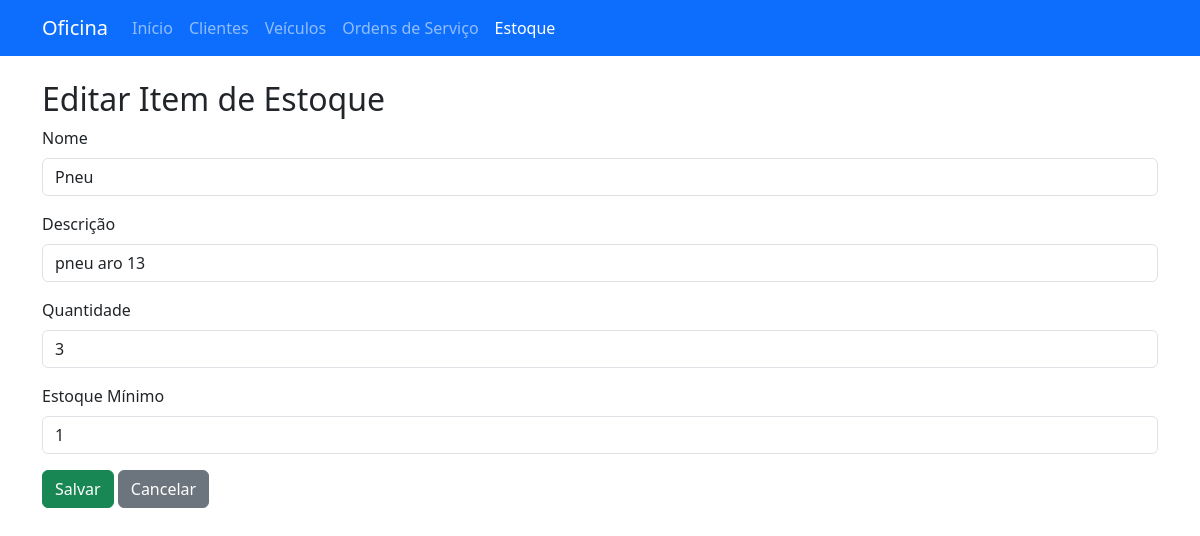
/estoque/editar/1, run on the app's committed database.
### models.py (models this page shows)
class ItemEstoque(db.Model):
    __tablename__ = "item_estoque"
    id = db.Column(db.Integer, primary_key=True)
    nome = db.Column(db.String(100), nullable=False)
    descricao = db.Column(db.String(200))
    quantidade = db.Column(db.Integer, default=0, nullable=False)
    estoque_minimo = db.Column(db.Integer, default=1, nullable=False)

### app.py (the view, shortened to what this page needs)
@app.route('/estoque/editar/<int:id>', methods=['GET', 'POST'])
def estoque_editar(id):
    item = ItemEstoque.query.get_or_404(id)
    return render_template('estoque_form.html', acao='Editar', item=item)

### templates/estoque_form.html
{% extends 'base.html' %}
{% block conteudo %}
<h2>{{ acao }} Item de Estoque</h2>
<form method="POST">
    <div class="mb-3">
        <label class="form-label">Nome</label>
        <input class="form-control" name="nome" required value="{{ item.nome if item else '' }}">
    </div>
    <div class="mb-3">
        <label class="form-label">Descrição</label>
        <input class="form-control" name="descricao" value="{{ item.descricao if item else '' }}">
    </div>
    <div class="mb-3">
        <label class="form-label">Quantidade</label>
        <input class="form-control" name="quantidade" type="number" min="0" required value="{{ item.quantidade if item else '0' }}">
    </div>
    <div class="mb-3">
        <label class="form-label">Estoque Mínimo</label>
        <input class="form-control" name="estoque_minimo" type="number" min="0" required value="{{ item.estoque_minimo if item else '1' }}">
    </div>
    <button class="btn btn-success" type="submit">Salvar</button>
    <a href="{{ url_for('estoque') }}" class="btn btn-secondary">Cancelar</a>
</form>
{% endblock %}

### data on the page
ItemEstoque: nome "Pneu", descricao "pneu aro 13", quantidade "3", estoque_minimo "1"

### other printed values
{{ acao }} "Editar"
